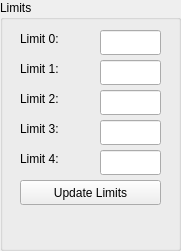
    <widget class="QGroupBox" name="groupBox_6">
     <property name="geometry">
      <rect>
       <x>430</x>
       <y>40</y>
       <width>181</width>
       <height>251</height>
      </rect>
     </property>
     <property name="title">
      <string>Limits</string>
     </property>
     <widget class="PyDMPushButton" name="PyDMPushButton_39">
      <property name="geometry">
       <rect>
        <x>20</x>
        <y>180</y>
        <width>141</width>
        <height>25</height>
       </rect>
      </property>
      <property name="toolTip">
       <string/>
      </property>
      <property name="text">
       <string>Update Limits</string>
      </property>
      <property name="alarmSensitiveContent" stdset="0">
       <bool>false</bool>
      </property>
      <property name="alarmSensitiveBorder" stdset="0">
       <bool>false</bool>
      </property>
      <property name="PyDMToolTip" stdset="0">
       <string/>
      </property>
      <property name="channel" stdset="0">
       <string>ca://${DEV}:UPDATE_LIMITS_OUT.PROC</string>
      </property>
      <property name="passwordProtected" stdset="0">
       <bool>false</bool>
      </property>
      <property name="password" stdset="0">
       <string/>
      </property>
      <property name="protectedPassword" stdset="0">
       <string/>
      </property>
      <property name="showConfirmDialog" stdset="0">
       <bool>false</bool>
      </property>
      <property name="confirmMessage" stdset="0">
       <string>Are you sure you want to proceed?</string>
      </property>
      <property name="pressValue" stdset="0">
       <string>1</string>
      </property>
      <property name="releaseValue" stdset="0">
       <string>None</string>
      </property>
      <property name="relativeChange" stdset="0">
       <bool>false</bool>
      </property>
      <property name="writeWhenRelease" stdset="0">
       <bool>false</bool>
      </property>
     </widget>
     <widget class="PyDMLineEdit" name="PyDMLineEdit_28">
      <property name="geometry">
       <rect>
        <x>100</x>
        <y>120</y>
        <width>61</width>
        <height>25</height>
       </rect>
      </property>
      <property name="toolTip">
       <string/>
      </property>
      <property name="precision" stdset="0">
       <number>0</number>
      </property>
      <property name="showUnits" stdset="0">
       <bool>false</bool>
      </property>
      <property name="precisionFromPV" stdset="0">
       <bool>true</bool>
      </property>
      <property name="alarmSensitiveContent" stdset="0">
       <bool>false</bool>
      </property>
      <property name="alarmSensitiveBorder" stdset="0">
       <bool>false</bool>
      </property>
      <property name="PyDMToolTip" stdset="0">
       <string/>
      </property>
      <property name="channel" stdset="0">
       <string>ca://${DEV}:LIMIT_IDX3</string>
      </property>
     </widget>
     <widget class="PyDMLineEdit" name="PyDMLineEdit_29">
      <property name="geometry">
       <rect>
        <x>100</x>
        <y>90</y>
        <width>61</width>
        <height>25</height>
       </rect>
      </property>
      <property name="toolTip">
       <string/>
      </property>
      <property name="precision" stdset="0">
       <number>0</number>
      </property>
      <property name="showUnits" stdset="0">
       <bool>false</bool>
      </property>
      <property name="precisionFromPV" stdset="0">
       <bool>true</bool>
      </property>
      <property name="alarmSensitiveContent" stdset="0">
       <bool>false</bool>
      </property>
      <property name="alarmSensitiveBorder" stdset="0">
       <bool>false</bool>
      </property>
      <property name="PyDMToolTip" stdset="0">
       <string/>
      </property>
      <property name="channel" stdset="0">
       <string>ca://${DEV}:LIMIT_IDX2</string>
      </property>
     </widget>
     <widget class="PyDMLineEdit" name="PyDMLineEdit_30">
      <property name="geometry">
       <rect>
        <x>100</x>
        <y>30</y>
        <width>61</width>
        <height>25</height>
       </rect>
      </property>
      <property name="toolTip">
       <string/>
      </property>
      <property name="precision" stdset="0">
       <number>0</number>
      </property>
      <property name="showUnits" stdset="0">
       <bool>false</bool>
      </property>
      <property name="precisionFromPV" stdset="0">
       <bool>true</bool>
      </property>
      <property name="alarmSensitiveContent" stdset="0">
       <bool>false</bool>
      </property>
      <property name="alarmSensitiveBorder" stdset="0">
       <bool>false</bool>
      </property>
      <property name="PyDMToolTip" stdset="0">
       <string/>
      </property>
      <property name="channel" stdset="0">
       <string>ca://${DEV}:LIMIT_IDX0</string>
      </property>
     </widget>
     <widget class="PyDMLineEdit" name="PyDMLineEdit_31">
      <property name="geometry">
       <rect>
        <x>100</x>
        <y>60</y>
        <width>61</width>
        <height>25</height>
       </rect>
      </property>
      <property name="toolTip">
       <string/>
      </property>
      <property name="precision" stdset="0">
       <number>0</number>
      </property>
      <property name="showUnits" stdset="0">
       <bool>false</bool>
      </property>
      <property name="precisionFromPV" stdset="0">
       <bool>true</bool>
      </property>
      <property name="alarmSensitiveContent" stdset="0">
       <bool>false</bool>
      </property>
      <property name="alarmSensitiveBorder" stdset="0">
       <bool>false</bool>
      </property>
      <property name="PyDMToolTip" stdset="0">
       <string/>
      </property>
      <property name="channel" stdset="0">
       <string>ca://${DEV}:LIMIT_IDX1</string>
      </property>
     </widget>
     <widget class="PyDMLineEdit" name="PyDMLineEdit_32">
      <property name="geometry">
       <rect>
        <x>100</x>
        <y>150</y>
        <width>61</width>
        <height>25</height>
       </rect>
      </property>
      <property name="toolTip">
       <string/>
      </property>
      <property name="precision" stdset="0">
       <number>0</number>
      </property>
      <property name="showUnits" stdset="0">
       <bool>false</bool>
      </property>
      <property name="precisionFromPV" stdset="0">
       <bool>true</bool>
      </property>
      <property name="alarmSensitiveContent" stdset="0">
       <bool>false</bool>
      </property>
      <property name="alarmSensitiveBorder" stdset="0">
       <bool>false</bool>
      </property>
      <property name="PyDMToolTip" stdset="0">
       <string/>
      </property>
      <property name="channel" stdset="0">
       <string>ca://${DEV}:LIMIT_IDX4</string>
      </property>
     </widget>
     <widget class="PyDMLabel" name="PyDMLabel_177">
      <property name="geometry">
       <rect>
        <x>20</x>
        <y>90</y>
        <width>66</width>
        <height>17</height>
       </rect>
      </property>
      <property name="toolTip">
       <string/>
      </property>
      <property name="text">
       <string>Limit 2:</string>
      </property>
     </widget>
     <widget class="PyDMLabel" name="PyDMLabel_178">
      <property name="geometry">
       <rect>
        <x>20</x>
        <y>30</y>
        <width>66</width>
        <height>17</height>
       </rect>
      </property>
      <property name="toolTip">
       <string/>
      </property>
      <property name="text">
       <string>Limit 0:</string>
      </property>
     </widget>
     <widget class="PyDMLabel" name="PyDMLabel_179">
      <property name="geometry">
       <rect>
        <x>20</x>
        <y>120</y>
        <width>66</width>
        <height>17</height>
       </rect>
      </property>
      <property name="toolTip">
       <string/>
      </property>
      <property name="text">
       <string>Limit 3:</string>
      </property>
     </widget>
     <widget class="PyDMLabel" name="PyDMLabel_180">
      <property name="geometry">
       <rect>
        <x>20</x>
        <y>150</y>
        <width>66</width>
        <height>17</height>
       </rect>
      </property>
      <property name="toolTip">
       <string/>
      </property>
      <property name="text">
       <string>Limit 4:</string>
      </property>
     </widget>
     <widget class="PyDMLabel" name="PyDMLabel_181">
      <property name="geometry">
       <rect>
        <x>20</x>
        <y>60</y>
        <width>66</width>
        <height>17</height>
       </rect>
      </property>
      <property name="toolTip">
       <string/>
      </property>
      <property name="text">
       <string>Limit 1:</string>
      </property>
     </widget>
    </widget>
